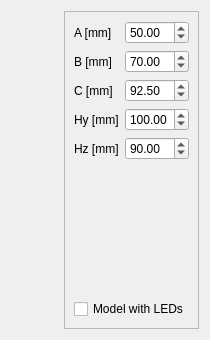
              <widget class="QWidget" name="page_3">
               <layout class="QHBoxLayout" name="horizontalLayout_3">
                <item>
                 <widget class="QLabel" name="label_24">
                  <property name="sizePolicy">
                   <sizepolicy hsizetype="Preferred" vsizetype="MinimumExpanding">
                    <horstretch>0</horstretch>
                    <verstretch>0</verstretch>
                   </sizepolicy>
                  </property>
                  <property name="text">
                   <string/>
                  </property>
                  <property name="pixmap">
                   <pixmap resource="ltr_rc.qrc">:/ltr/cap_small.png</pixmap>
                  </property>
                  <property name="scaledContents">
                   <bool>false</bool>
                  </property>
                 </widget>
                </item>
                <item>
                 <spacer name="horizontalSpacer_12">
                  <property name="orientation">
                   <enum>Qt::Horizontal</enum>
                  </property>
                  <property name="sizeHint" stdset="0">
                   <size>
                    <width>40</width>
                    <height>20</height>
                   </size>
                  </property>
                 </spacer>
                </item>
                <item>
                 <widget class="QFrame" name="frame_3">
                  <property name="frameShape">
                   <enum>QFrame::StyledPanel</enum>
                  </property>
                  <property name="frameShadow">
                   <enum>QFrame::Raised</enum>
                  </property>
                  <layout class="QVBoxLayout" name="verticalLayout_9">
                   <item>
                    <layout class="QGridLayout" name="gridLayout_2">
                     <item row="0" column="0">
                      <widget class="QLabel" name="label_25">
                       <property name="text">
                        <string>A [mm]</string>
                       </property>
                      </widget>
                     </item>
                     <item row="0" column="1">
                      <widget class="QDoubleSpinBox" name="CapA">
                       <property name="minimum">
                        <double>1.000000000000000</double>
                       </property>
                       <property name="maximum">
                        <double>999.990000000000009</double>
                       </property>
                       <property name="value">
                        <double>50.000000000000000</double>
                       </property>
                      </widget>
                     </item>
                     <item row="1" column="1">
                      <widget class="QDoubleSpinBox" name="CapB">
                       <property name="minimum">
                        <double>1.000000000000000</double>
                       </property>
                       <property name="maximum">
                        <double>999.990000000000009</double>
                       </property>
                       <property name="value">
                        <double>70.000000000000000</double>
                       </property>
                      </widget>
                     </item>
                     <item row="1" column="0">
                      <widget class="QLabel" name="label_26">
                       <property name="text">
                        <string>B [mm]</string>
                       </property>
                      </widget>
                     </item>
                     <item row="2" column="0">
                      <widget class="QLabel" name="label_27">
                       <property name="text">
                        <string>C [mm]</string>
                       </property>
                      </widget>
                     </item>
                     <item row="2" column="1">
                      <widget class="QDoubleSpinBox" name="CapC">
                       <property name="minimum">
                        <double>1.000000000000000</double>
                       </property>
                       <property name="maximum">
                        <double>999.990000000000009</double>
                       </property>
                       <property name="value">
                        <double>92.500000000000000</double>
                       </property>
                      </widget>
                     </item>
                     <item row="3" column="0">
                      <widget class="QLabel" name="label_28">
                       <property name="text">
                        <string>Hy [mm]</string>
                       </property>
                      </widget>
                     </item>
                     <item row="3" column="1">
                      <widget class="QDoubleSpinBox" name="CapHy">
                       <property name="minimum">
                        <double>1.000000000000000</double>
                       </property>
                       <property name="maximum">
                        <double>999.990000000000009</double>
                       </property>
                       <property name="value">
                        <double>100.000000000000000</double>
                       </property>
                      </widget>
                     </item>
                     <item row="4" column="0">
                      <widget class="QLabel" name="label_29">
                       <property name="text">
                        <string>Hz [mm]</string>
                       </property>
                      </widget>
                     </item>
                     <item row="4" column="1">
                      <widget class="QDoubleSpinBox" name="CapHz">
                       <property name="minimum">
                        <double>1.000000000000000</double>
                       </property>
                       <property name="maximum">
                        <double>999.990000000000009</double>
                       </property>
                       <property name="value">
                        <double>90.000000000000000</double>
                       </property>
                      </widget>
                     </item>
                    </layout>
                   </item>
                   <item>
                    <spacer name="verticalSpacer_5">
                     <property name="orientation">
                      <enum>Qt::Vertical</enum>
                     </property>
                     <property name="sizeHint" stdset="0">
                      <size>
                       <width>20</width>
                       <height>133</height>
                      </size>
                     </property>
                    </spacer>
                   </item>
                   <item>
                    <widget class="QCheckBox" name="CapLeds">
                     <property name="text">
                      <string>Model with LEDs</string>
                     </property>
                    </widget>
                   </item>
                  </layout>
                 </widget>
                </item>
               </layout>
              </widget>
